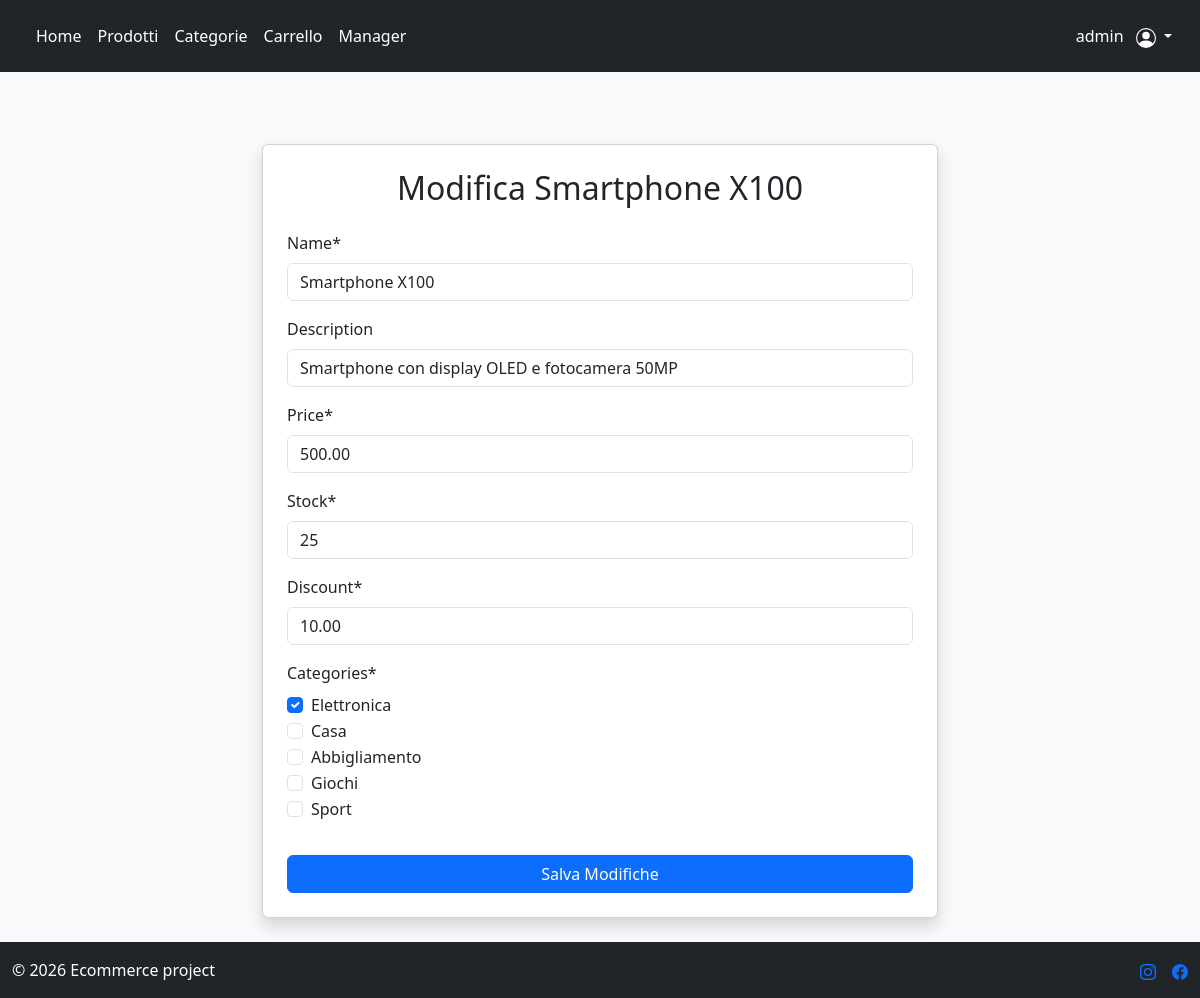
Page /products/products/2/smartphone-x100/edit/ (signed in) on the earlier database version.
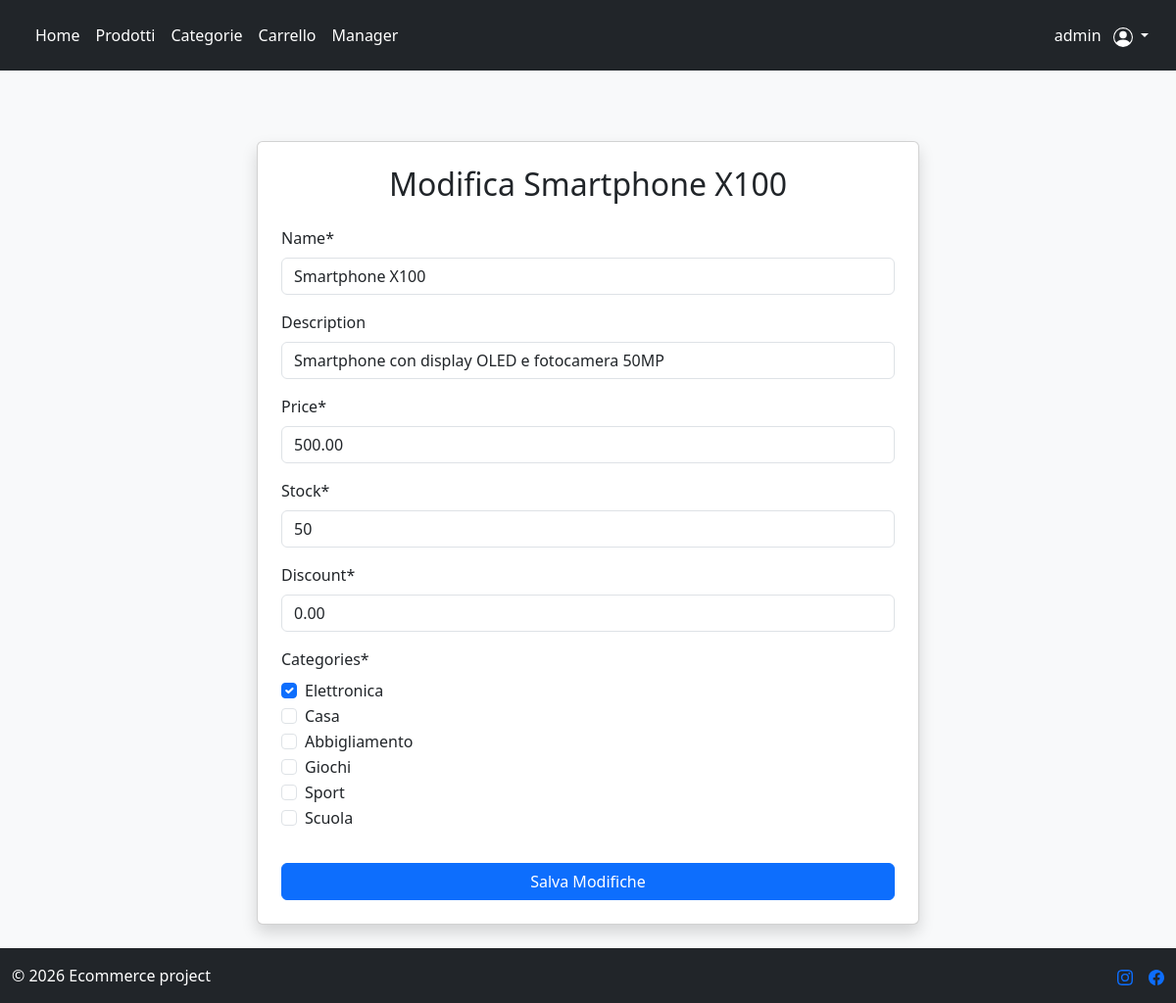
Same page on the later database version.
### products/models.py (models this page shows, shortened)
class Product(models.Model):
    name = models.CharField(max_length=50, blank=False, null=False)
    description = models.CharField(max_length=255, blank = True)
    price = models.DecimalField(max_digits=10, decimal_places=2, validators=[MinValueValidator(0)])
    stock = models.IntegerField(validators=[MinValueValidator(0)])
    discount = models.DecimalField(max_digits=5, decimal_places=2, default=0, validators=[MaxValueValidator(100), MinValueValidator(0)])
    categories = models.ManyToManyField(Tag)
    slug = models.SlugField(blank=True, unique=True)

class Tag(models.Model):
    name = models.CharField(max_length=50, blank=False, null=False)
    slug = models.SlugField(blank=True, unique=True)
    def __str__(self):
        return self.name

### products/views.py (the view, shortened to what this page needs)
# urls.py: path("products/<int:pk>/<slug:slug>/edit/", ProductUpdateView.as_view(), name="product_update"),
class ProductUpdateView(LoginRequiredMixin, UserPassesTestMixin, UpdateView):
    model = Product
    form_class = ProductForm
    template_name = "products/products_update.html"
    def test_func(self):
        return self.request.user.has_perm("products.change_product")

### products/forms.py
class ProductForm(forms.ModelForm):
    class Meta:
        model = Product
        fields = ["name", "description", "price", "stock", "discount", "categories"]
        widgets = {
            "categories": forms.CheckboxSelectMultiple(),
        }

### users/models.py (called while the page is built)
    def is_manager(self):
            return self.groups.filter(name="Manager").exists()

### templates/products/products_update.html (shortened to what this page needs)
{% extends "base.html" %}
{% load crispy_forms_tags %}
{% block content %}
<div class="container mt-5" style="max-width: 700px;">
    <div class="card shadow p-4">
        <h2 class="mb-4 text-center">Modifica {{ object.name }}</h2>
        <form method="POST">
            {{ form|crispy }}
            <button class="btn btn-primary w-100 mt-3"> Salva Modifiche </button>
        </form>
    </div>
</div>
{% endblock content %}

Differences in the rows shown:
changed Product "Smartphone X100": stock "25" → "50"; discount "10.00" → "0.00"
Other differences:
form field categories: "☑ ☐ ☐ ☐ ☐" → "☑ ☐ ☐ ☐ ☐ ☐"
text no longer shown: "Name * Description Price * Stock * Discount * Categories * Elettronica Casa Abbigliamento Giochi Sport"
text now shown: "Name * Description Price * Stock * Discount * Categories * Elettronica Casa Abbigliamento Giochi Sport Scuola"
